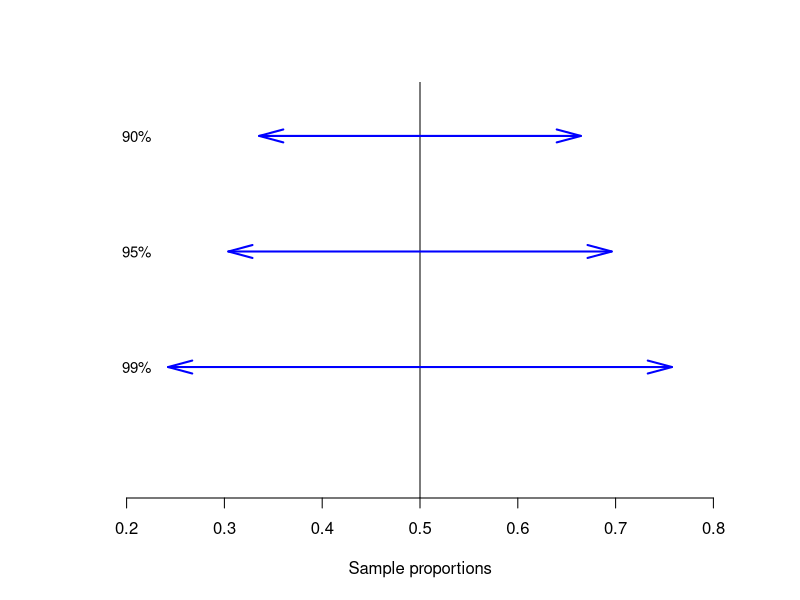

Recreate this plot in R.
## ---- chunk 1
phat <- 0.5
n <- 25

sep <- sqrt( phat*(1 - phat) / n )
levels <- c(0.90, 0.95, 0.99, 0.997)
zs <- qnorm( 1 - (1 - levels) / 2)
mes <- sep * zs

plot( c(0.18, 0.82),
	c(0, 1), 
	axes = FALSE, 
	xlab = "Sample proportions",
	ylab = "", 
	main = "", 
	type = "n")
axis(side = 1)
abline(v = phat)

arrows(phat - mes[1], 0.9,    
	   	phat + mes[1], 0.9,    
		code = 3, 
		angle = 15, 
		col = "blue", 
		lwd = 2, 
		ylim = c(0, 0.35))
text(0.21, 0.9,
	"90%", 
	cex = 0.9)

arrows(phat - mes[2], 0.6, 
       phat + mes[2], 0.6, 
       code = 3,
       angle = 15,		
       col = "blue", 
       lwd = 2,
       ylim = c(0, 0.35))
text(0.21, 0.6, 
     "95%", 
     cex = 0.9)

arrows(phat - mes[3], 0.3, 
       phat + mes[3], 0.3, 
       code = 3, 
       angle = 15, 
       col = "blue", 
       lwd = 2, 
       ylim = c(0, 0.35))
text(0.21, 0.3,
     "99%", 
     cex = 0.9)
